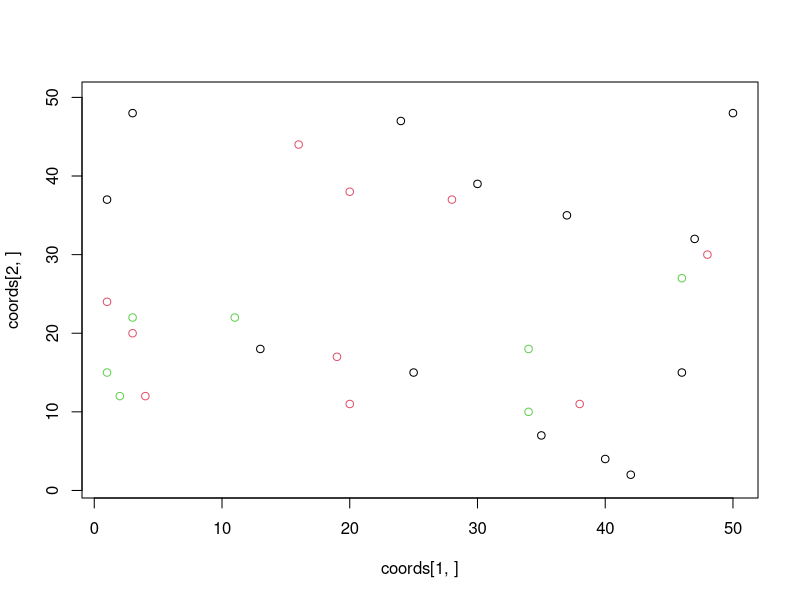
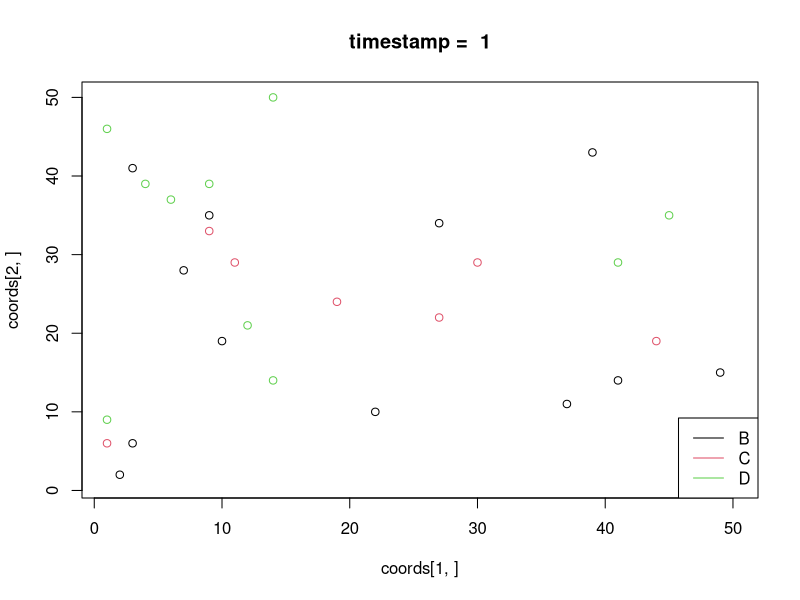
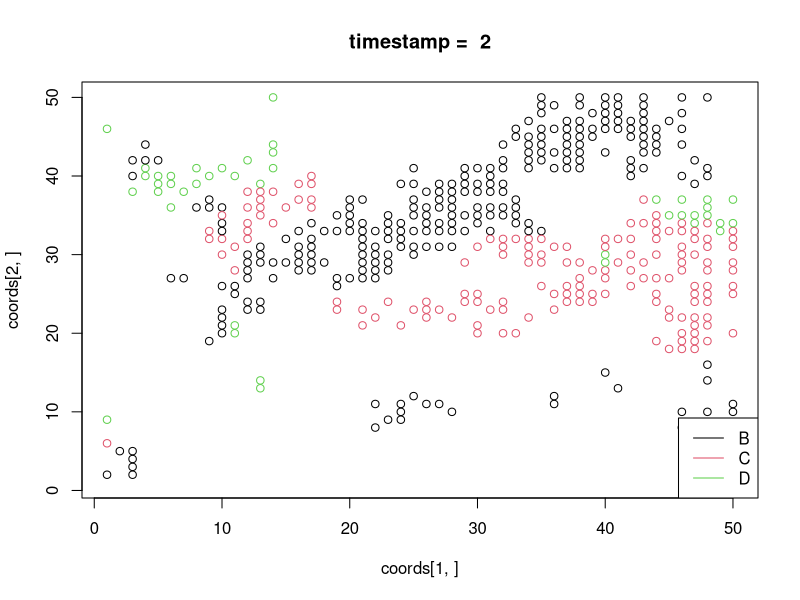
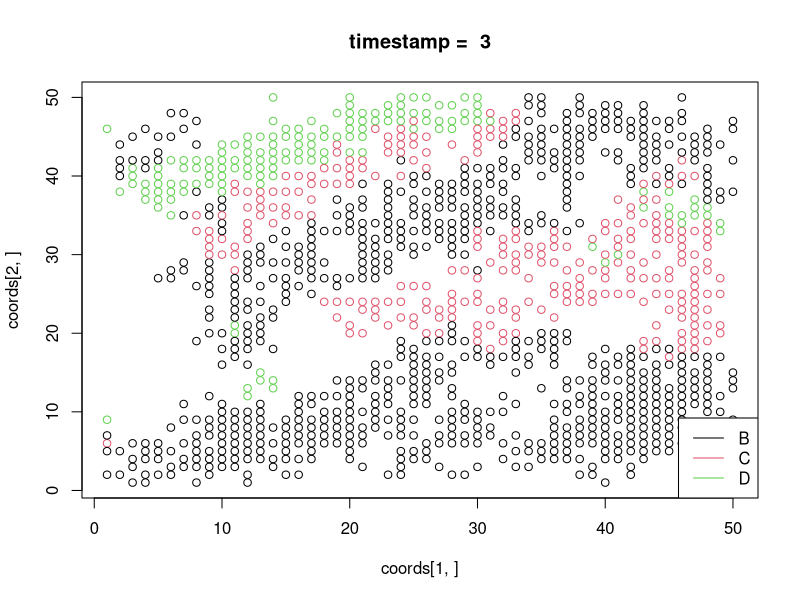
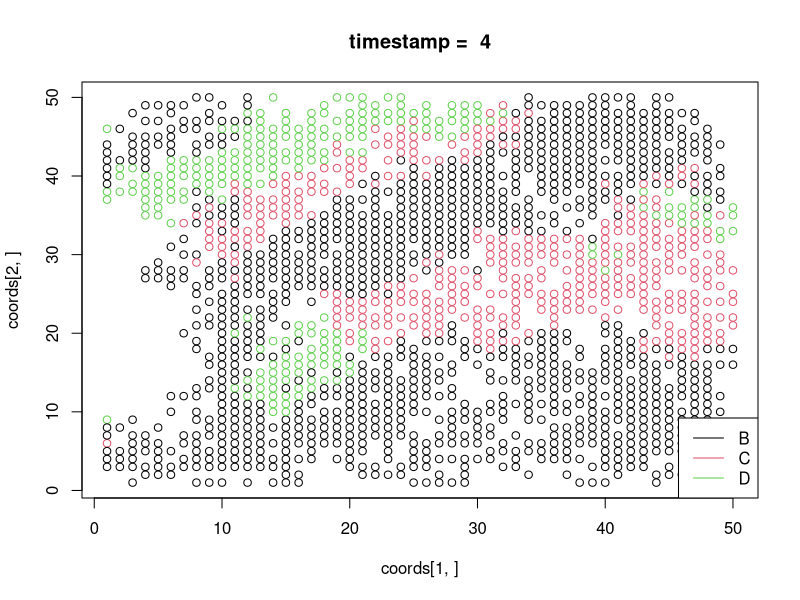
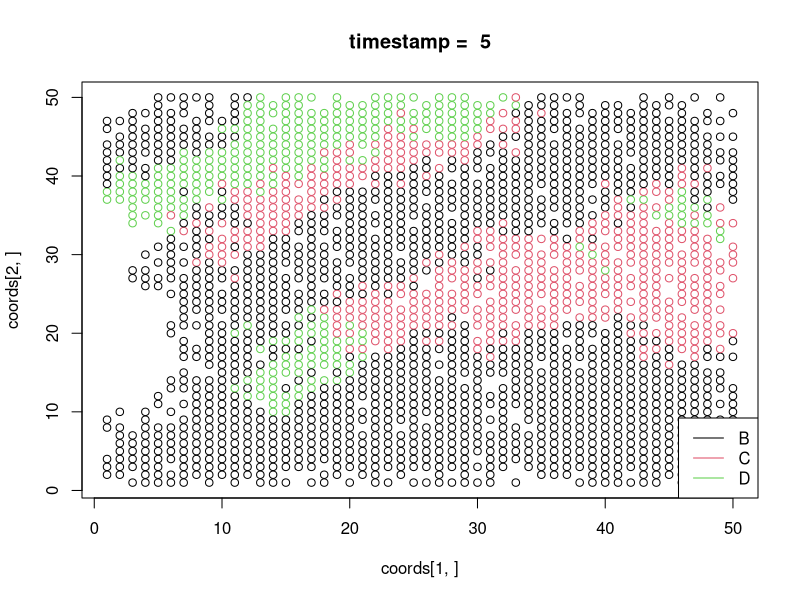
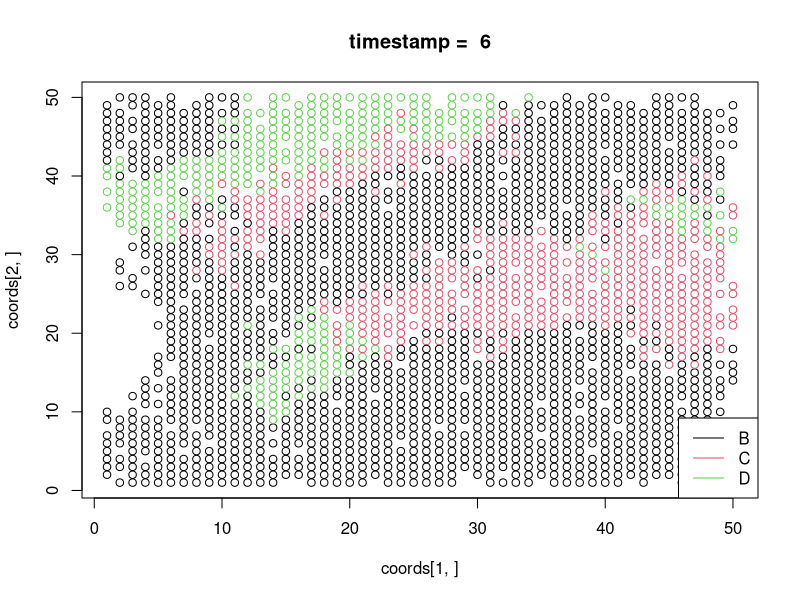
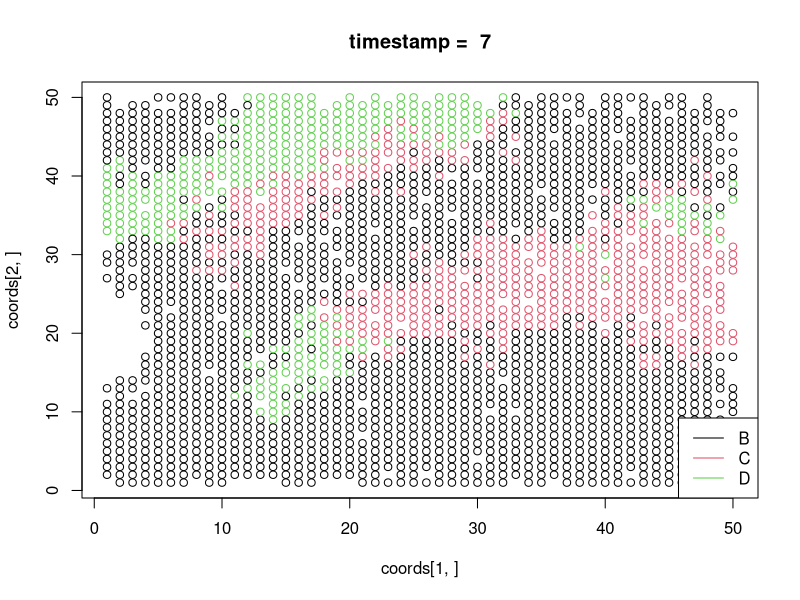

Reproduce these figures in R, in order. (Note: a time limit stopped this script after it produced the figures.)
# ----- IMSVS ----- #

#This is is main body of the program 

y_max = 50
x_max = 50
DThreshold = 50
IThreshold = 5
init_health = 20
t = 0
lyso_time = 10
division_factor = 0.25
init_food_value = 5
food_per_itt = 1
food_delay = 1
lyzo_dmg = 2
timestamp = 200
n_bacts = 30

# Placing  bacteria
Init_bacteria<-function(n_bacts)
{
coords <<- matrix(data = 0, ncol = n_bacts, nrow = 2)
Health <<- matrix(data = 0, ncol =  x_max, nrow = y_max)
Type <<- matrix(data = 0, ncol =  x_max, nrow = y_max)

id = sample(1:(x_max*y_max), n_bacts, replace = FALSE)

  for (i in 1:n_bacts) {
    x = ((id[i]-1) %% y_max) + 1
    y = floor((id[i]-1) / y_max) + 1
    coords[, i] <<- c(x, y)
    i = i + 1
    Health[x,y] <<- init_health
    rd = runif(1)
    if(rd < 0.33)      Type[x,y] <<- 1 # 'B'
    else if(rd < 0.66) Type[x,y] <<- 2 # 'C'
    else               Type[x,y] <<- 3 # 'D'
  }
}

Init_bacteria(n_bacts)
color = diag(Type[coords[1,],coords[2,]])
plot(coords[1,],coords[2,], xlim = c(1, x_max), ylim = c(1, y_max), col=color)

# Placing the food
Placing_food<-function()
{
  Food <<- array(rep(init_food_value, x_max * y_max * 6), dim=c(x_max, y_max, 6))
}

Add_food<-function()
{
  Food <<- Food + array(rep(food_per_itt, x_max * y_max * 6), dim=c(x_max, y_max, 6))
}

# Cell Division
Cell_Division<-function(x, y)
{
original_health = floor(Health[x, y] / 2 * division_factor)
typeb<-Type[x, y]
fin = 0
counter = 1
xs <- c(x - 1, x    , x + 1, x    , x - 1, x - 1, x + 1, x + 1)
ys <- c(y    , y + 1, y    , y - 1, y - 1, y + 1, y + 1, y - 1)

# We get the number of empty cells and their coords
empty_cells = 0 # Nombre de cellule vide 
cells_coords <- matrix(data = 0, ncol =  8, nrow = 2)

  while(counter <= 8)
  {
    xx = xs[counter]
    yy = ys[counter]
    if(xx > 0 && xx <= x_max && yy > 0 && yy <= y_max)
    {
        if(Health[xx, yy] == 0)
      {
          empty_cells = empty_cells + 1
          cells_coords[1, empty_cells] = xx
          cells_coords[2, empty_cells] = yy
        }
    }
    counter = counter + 1
  }
  if(empty_cells > 0)
  {
    if (empty_cells >= 2)
      rd = sample(1:empty_cells, 2, replace = FALSE) # On ne veut pas 2 fois la même position du coup
    else
      rd = 1
    for(index in rd){
      new_cell_x = cells_coords[1, index]
      new_cell_y = cells_coords[2, index]
      Health[new_cell_x, new_cell_y] <<- original_health
      Type[new_cell_x, new_cell_y] <<- typeb
      n_bacts <<- n_bacts + 1
      coords <<- cbind(coords, c(new_cell_x, new_cell_y))
    }
  }
    
  # remove bacterie // Bah du coup non?
  Kill_bacteria(x,y)
}

Comsumption<-function(x, y)
{
  # I G F L T C
  # 1 2 3 4 5 6
  
  tmp <- 0
  tmp = 0
  if(x > 1 && x < x_max && y > 1 && y < y_max)
    for(j in (x-1):(x+1))
    {
      for(k in (y-1):(y+1))
      {
      for(f in 1:6) # type food.
      {
        if(Food[j, k, f] > 0)
        {
          if(
            Type[x, y] == 1 && (f >= 2 && f <= 4)
            || 
            Type[x, y] == 2 && (f <= 4)
            ||
            Type[x, y] == 3 && (f >= 5)
            )
            Food[j, k, f] <<- Food[j, k, f] - 1
            tmp = tmp + 1
        }
      }
    }
  }
  Health[x, y] <<- Health[x, y] + tmp
  # print(tmp)
}


Adjust_lysozyme<-function(x, y)
{
  if(Type[x, y] == 2){ # Bactérie C
    Health[x, y] <<- Health[x, y] - lyzo_dmg
  }
}

Kill_bacteria<-function(x,y){
  index = 0
  
  a = which(coords[1,] == x)
  b = which(coords[2,] == y)
  index = intersect(a,b)
  
  Health[x, y] <<- 0
  Type[x, y] <<- 0
  
  if(index != 0){
    n_bacts <<- n_bacts - 1
    coords <<- coords[,-index]
  }
}

Init_bacteria(n_bacts)
Placing_food()


GIB = rep(NA, times=timestamp)
num_bacteria = matrix(data = 0, ncol = timestamp, nrow = 3)

for(t in 1:timestamp)
{
  color = diag(Type[coords[1,],coords[2,]])
  plot(coords[1,],coords[2,], xlim = c(1, x_max), ylim = c(1, y_max), col=color)
  title(paste("timestamp = ",t))
  legend(legend = c("B", "C", "D"), col = 1:3, x = "bottomright", lty=1)

  for(i in 1:x_max)
  {
    for(j in 1:y_max)
    {
      if(Health[i, j] != 0)
        Comsumption(i, j)
      
      if(Health[i, j] > DThreshold)
        Cell_Division(i, j)
      
      Health[i, j] = Health[i, j] - IThreshold
        
      if(t > lyso_time)
        Adjust_lysozyme(i, j)
      
      if(Type[i, j] != 0 && Health[i, j] <= 0)
        Kill_bacteria(i,j)
      if(Health[i, j] <= 0)
        Health[i, j] <- 0
    }
  }
  
  if(t %% food_delay == 0)
    Add_food()
  
  B = sum(Type[,] == 1)
  C = sum(Type[,] == 2)
  D = sum(Type[,] == 3)
  Bs = sum(Health[Type[,] == 1])
  Cs = sum(Health[Type[,] == 2])
  Ds = sum(Health[Type[,] == 3])
  
  GIB[t] = (B/Bs) / ((C+D)/(Cs+Ds)) - 1
  num_bacteria[,t] = c(B,C,D) 
}

ts = 1:timestamp

plot(ts, c(num_bacteria[1,]), type = "o", col = 1, ylim = c(40, max(num_bacteria)))
lines(ts, num_bacteria[2,], type = "o", col = 2)
lines(ts, num_bacteria[3,], type = "o", col = 3)
abline(v=lyso_time)
legend(legend = c("B", "C", "D"), col = 1:3, lty=1, x = "topright")

up = GIB>=0
down = GIB<=0
half = (max(ts[up]) + min(ts[down]))/2
plot(ts, GIB, type = "o")
# polygon(x = c(min(ts[up]), ts[up],half),
#         y = c(0, GIB[up],0),
#         col = "red" )
# polygon(x = c(half,ts[down],max(ts[down])),
#         y = c(0,GIB[down],0),
#         col = "blue" )
lines(1:timestamp, rep(0,timestamp))
abline(v=lyso_time)
